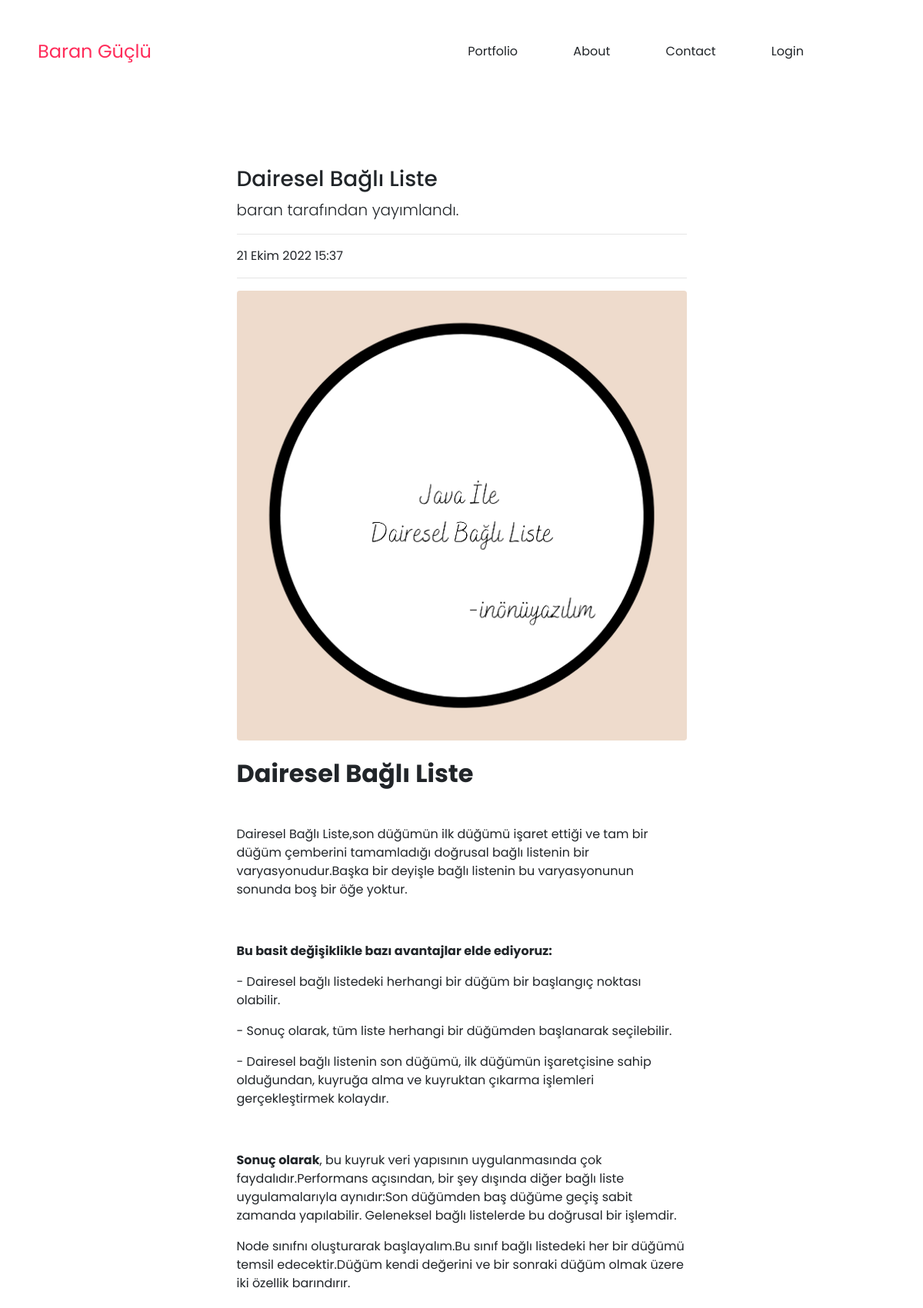
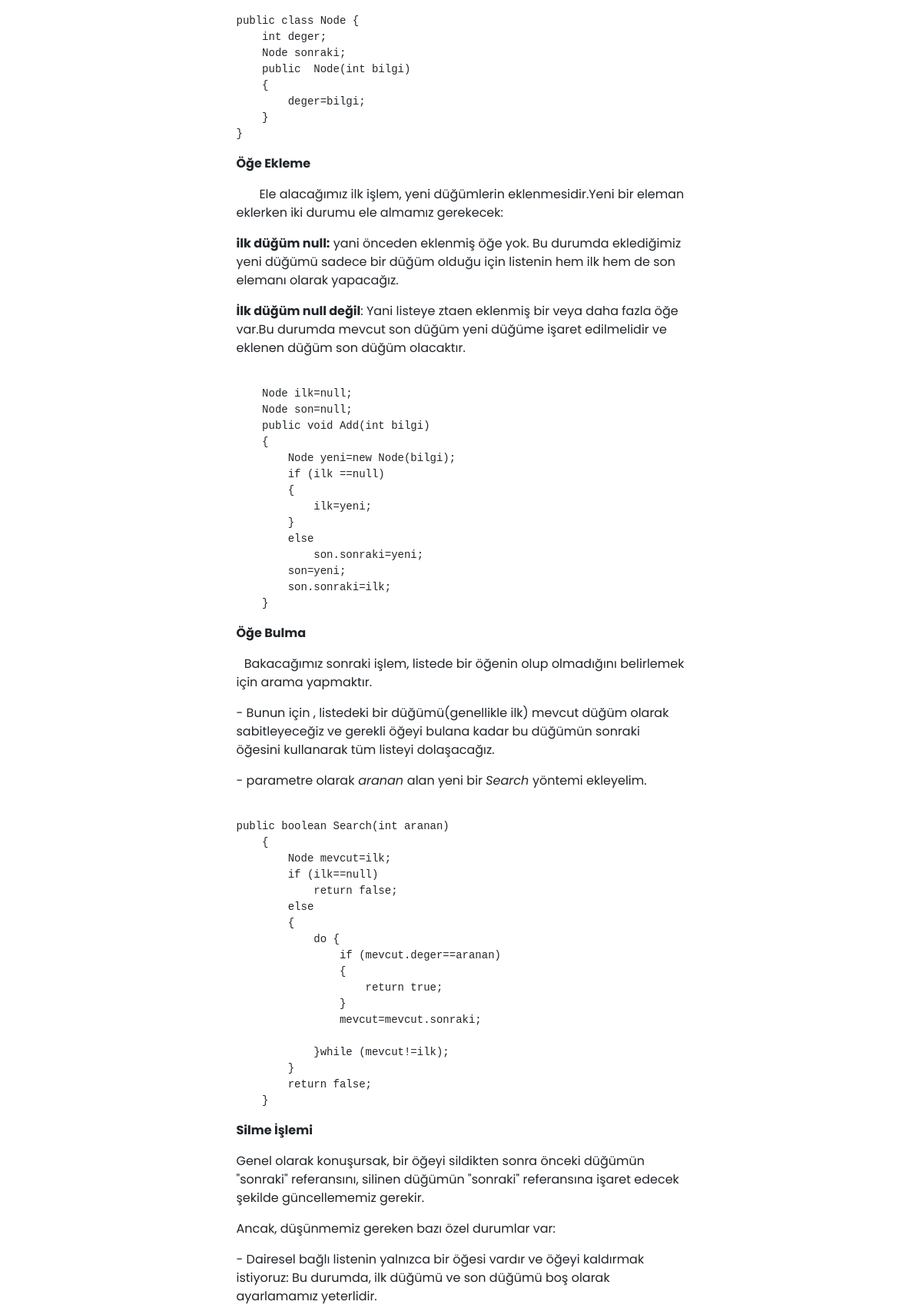
The app's page /posts/post/29 (upper part) with its own data (2 pictures, top to bottom).
### Post/models.py (models this page shows, shortened)
class Post(models.Model):
    author=models.ForeignKey("auth.User",on_delete=models.CASCADE,verbose_name="Kullanıcı")
    title = models.CharField(max_length=50,verbose_name="Başlık")
    content=RichTextField(max_length=50000,null=True)
    created_date=models.DateTimeField(auto_now_add=True,verbose_name="Tarih")
    post_image=models.FileField(blank=True,null=True,verbose_name="Posta fotoğraf ekleyin")
    class Meta:
        ordering = ['-created_date']

### Post/views.py (the view)
# urls.py: path("post/<int:id>",views.detail,name="detail"),
def detail(request,id):
    post = get_object_or_404(Post,id=id)
    comments=post.comments.all()
    context={
        "post":post,
        "comments":comments,
    }
    return  render(request,"detail.html",context)

### templates/detail.html (shortened to what this page needs)
<html>
{% load static %}
<head>
    <link rel="stylesheet" href="https://cdnjs.cloudflare.com/ajax/libs/animate.css/3.7.0/animate.min.css">
    <link rel="stylesheet" href="https://cdn.jsdelivr.net/npm/bootstrap@4.0.0/dist/css/bootstrap.min.css">
    <link rel="stylesheet" href="https://use.fontawesome.com/releases/v5.7.1/css/all.css">
    <link rel="stylesheet" href="{% static 'css/index.css'%}">
</head>
<body>
    <header id="header" class="animated slideInDown" style="animation-delay:1.8s;">
        <table>
            <tr>
                <td id="logo">Baran Güçlü</td>
                <td id="navigation">
                    <a href="/">Portfolio</a>
                    <a href="/">About</a>
                    <a href="/">Contact</a>
                    {% if request.user.is_authenticated %}
                        <a href="{% url 'user:logout' %}">Logout</a>
                        <a href="{% url 'post:dashboard'%}">Admin Panel</a>
                    {% else %}
                        <a href="{% url 'user:login'%}">Login</a>
                    {% endif%}
                </td>
            </tr>
        </table>
    </header>
<br><br><br><br><br><br><br><br>
<div class="row">
                <div class="col-md-6 offset-md-3">
                    <article>
                        <h3 class="mt-4">{{post.title}}</h3>
                        <p class="lead">
                             {{post.author.username}} tarafından yayımlandı.
                        </p>
                        <hr>
                        <p>
                            {{post.created_date}}
                        </p>
                        <hr>
                        {% if post.post_image %}
                            <figure class="mb-4"><img class="img-fluid rounded" src="{{post.post_image.url}}" alt="..." /></figure>
                        {% endif %}
                        <section class="mb-5">
                             <p class="lead">{{post.content|safe}}</p>
                        </section>
                    </article>
                </div>
</div>
</body>
</html>

### static/css/index.css (style rules this page uses)
body { font-family: 'Poppins', sans-serif; padding:0px; margin:0px; max-width:100vw; overflow-x:hidden; scroll-behavior: smooth; }
header { width:92vw; padding:6vh 4vw; position:fixed; font-weight:bold; background:transparent; color:#fff; transition:0.4s ease-in-out; z-index:2; }
header table { width:100%; }
#logo { width:20%; }
#navigation { width:80%; }
#logo { font-size:24px; color:rgb(255, 44, 90); }
#navigation { text-align:right; }
#navigation a { color:inherit; text-decoration:none; padding:5px 10px; border-bottom:2px solid transparent; margin-left:4vw; transition:0.4s ease-in-out; }
::placeholder { color:#000; }

### records on screen
Post: title "Dairesel Bağlı Liste", author.username "baran", created_date "21 Ekim 2022 15:37", post_image (picture), content "Dairesel Bağlı Liste Dairesel Bağlı Liste,son düğümün ilk düğümü işaret ettiği ve tam bir düğüm çemberini tamamladığı doğrusal bağlı listenin bir varyasyonudur.Başka bir deyişle bağlı listenin bu varyasyonunun sonunda boş bir öğe yoktur. Bu basit değişiklikle bazı avantajlar elde ediyoruz: - Dairesel bağlı listedeki herhangi bir düğüm bir başlangıç noktası olabilir. - Sonuç olarak, tüm liste herhangi bir düğümden başlanarak seçilebilir. - Dairesel bağlı listenin son düğümü, ilk düğümün işaretçisine sahip olduğundan, kuyruğa alma ve kuyruktan çıkarma işlemleri gerçekleştirmek kolaydır. Sonuç olarak , bu kuyruk veri yapısının uygulanmasında çok faydalıdır.Performans açısından, bir şey dışında…"
